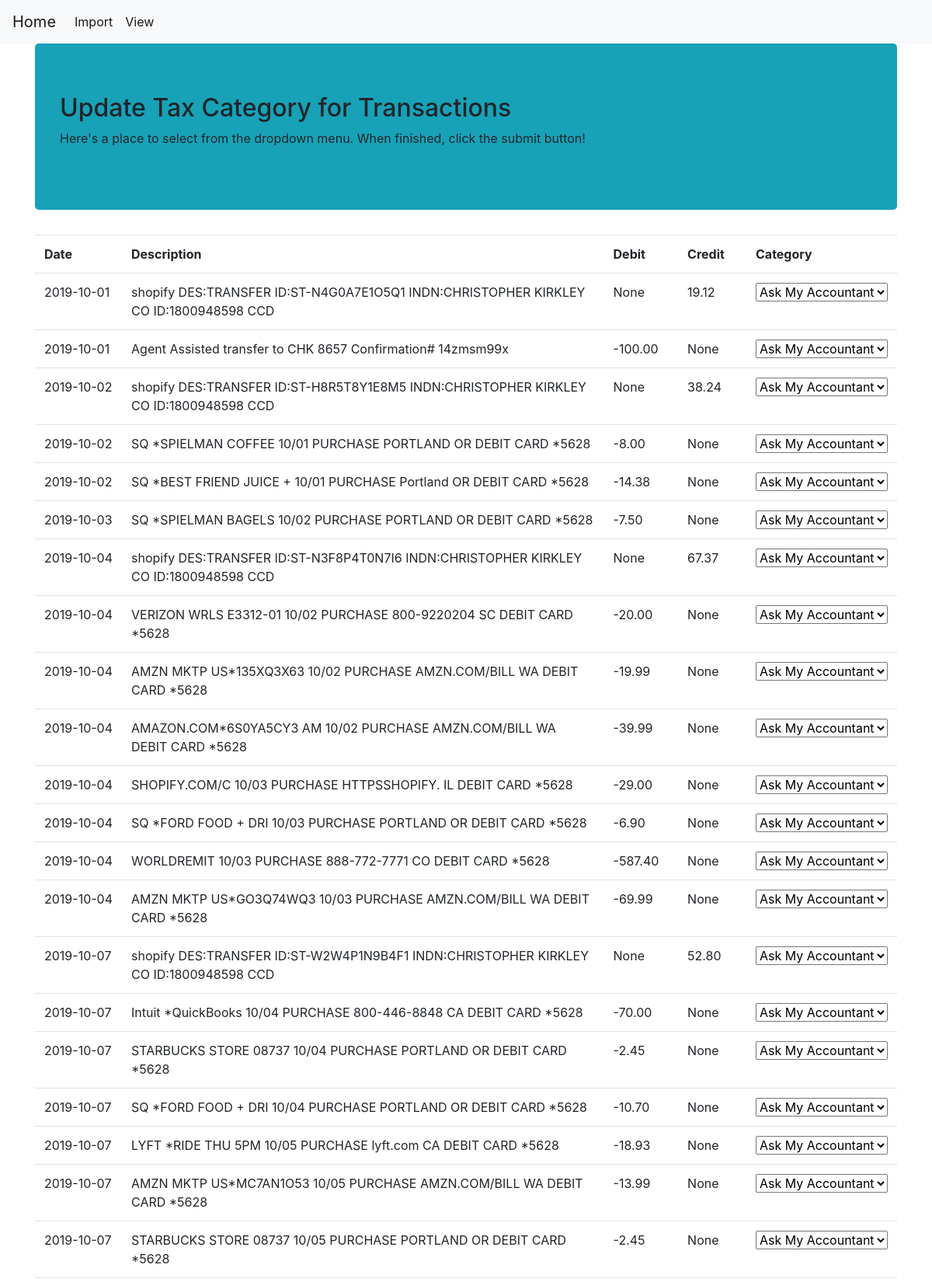
/view (upper part), run on the app's committed database.
### app/models.py (models this page shows)
class Statement(db.Model):
    __tablename__ = 'statement'
    id = db.Column(db.Integer, primary_key=True)
    date = db.Column(db.Date)
    description = db.Column(db.String(300))
    debit = db.Column(db.Numeric(10, 2))
    credit = db.Column(db.Numeric(10, 2))
    category = db.Column(db.String(300))

### app/views.py (the view, shortened to what this page needs)
@app.route('/view', methods=['get', 'post'])
def view_statement():
    def write_csv():
        """Function to export a CSV file from a query of table."""
        with open('export.csv', 'w') as f:
            out = csv.writer(f)
            out.writerow(['date', 'description', 'debit', 'credit', 'category'])
            for row in Statement.query.all():
                out.writerow([row.date, row.description, row.debit, row.credit, row.category])
    tax_categories = ['Ask My Accountant', 'Office', 'Computer', 'Shipping Supplies', ]
    """Run a query that selects all table."""
    query = Statement.query.all()
    """Action on submit."""
    return render_template('view.html', query=query, tax_categories=tax_categories)

### app/templates/view.html (shortened to what this page needs)
{% extends "base.html" %}
{% block content %}
<div class="jumbotron bg-info">
<h2>Update Tax Category for Transactions</h2>
<p>Here's a place to select from the dropdown menu. When finished, click the submit button!</p></div>
<table class="table">
    <th>Date</th>
    <th>Description</th>
    <th>Debit</th>
    <th>Credit</th>
    <th>Category</th>
    <form action="/view" method="post">
    {% for row in query %}
    <tr>
        <td nowrap="nowrap">{{ row.date }}</td>
        <td>{{ row.description }}</td>
        <td>{{ row.debit }}</td>
        <td>{{ row.credit }}</td>
        <td>
            <select name="text-{{ row.id }}">
                {% for tax_category in tax_categories %}
                <option value="{{ tax_category }}">{{ tax_category }}</option>
                {% endfor %}
            </select>
        </td>
    </tr>
    {% endfor %}
</table>
{% endblock %}

### app/templates/base.html (shortened to what this page needs)
<!DOCTYPE html>
<html>
<head>
<link rel="stylesheet" href="https://stackpath.bootstrapcdn.com/bootstrap/4.4.1/css/bootstrap.min.css">
</head>
    <body>
        <nav class="navbar navbar-expand-lg navbar-light bg-light">
          <a class="navbar-brand" href="/index">Home</a>
          <div class="collapse navbar-collapse" id="navbarSupportedContent">
            <ul class="navbar-nav mr-auto">
              <li class="nav-item active">
                <a class="nav-link" href="/import">Import</a>
              </li>
              <li class="nav-item active">
                <a class="nav-link" href="/view">View</a>
              </li>
            </ul>
          </div>
        </nav>
        <div class="container">
            {% block content %}{% endblock %}
        </div>
    </body>
</html>

### data on the page
Statement: date "2019-10-01", description "shopify DES:TRANSFER ID:ST-N4G0A7E1O5Q1 INDN:CHRISTOPHER KIRKLEY CO ID:1800948598 CCD", debit "None", credit "19.12", id "Ask My Accountant"
Statement: date "2019-10-01", description "Agent Assisted transfer to CHK 8657 Confirmation# 14zmsm99x", debit "-100.00", credit "None", id "Ask My Accountant"
Statement: date "2019-10-02", description "shopify DES:TRANSFER ID:ST-H8R5T8Y1E8M5 INDN:CHRISTOPHER KIRKLEY CO ID:1800948598 CCD", debit "None", credit "38.24", id "Ask My Accountant"
Statement: date "2019-10-02", description "SQ *SPIELMAN COFFEE 10/01 PURCHASE PORTLAND OR DEBIT CARD *5628", debit "-8.00", credit "None", id "Ask My Accountant"
Statement: date "2019-10-02", description "SQ *BEST FRIEND JUICE + 10/01 PURCHASE Portland OR DEBIT CARD *5628", debit "-14.38", credit "None", id "Ask My Accountant"
Statement: date "2019-10-03", description "SQ *SPIELMAN BAGELS 10/02 PURCHASE PORTLAND OR DEBIT CARD *5628", debit "-7.50", credit "None", id "Ask My Accountant"
Statement: date "2019-10-04", description "shopify DES:TRANSFER ID:ST-N3F8P4T0N7I6 INDN:CHRISTOPHER KIRKLEY CO ID:1800948598 CCD", debit "None", credit "67.37", id "Ask My Accountant"
Statement: date "2019-10-04", description "VERIZON WRLS E3312-01 10/02 PURCHASE 800-9220204 SC DEBIT CARD *5628", debit "-20.00", credit "None", id "Ask My Accountant"
Statement: date "2019-10-04", description "AMZN MKTP US*135XQ3X63 10/02 PURCHASE AMZN.COM/BILL WA DEBIT CARD *5628", debit "-19.99", credit "None", id "Ask My Accountant"
Statement: date "2019-10-04", description "AMAZON.COM*6S0YA5CY3 AM 10/02 PURCHASE AMZN.COM/BILL WA DEBIT CARD *5628", debit "-39.99", credit "None", id "Ask My Accountant"
Statement: date "2019-10-04", description "SHOPIFY.COM/C 10/03 PURCHASE HTTPSSHOPIFY. IL DEBIT CARD *5628", debit "-29.00", credit "None", id "Ask My Accountant"
Statement: date "2019-10-04", description "SQ *FORD FOOD + DRI 10/03 PURCHASE PORTLAND OR DEBIT CARD *5628", debit "-6.90", credit "None", id "Ask My Accountant"
Statement: date "2019-10-04", description "WORLDREMIT 10/03 PURCHASE 888-772-7771 CO DEBIT CARD *5628", debit "-587.40", credit "None", id "Ask My Accountant"
Statement: date "2019-10-04", description "AMZN MKTP US*GO3Q74WQ3 10/03 PURCHASE AMZN.COM/BILL WA DEBIT CARD *5628", debit "-69.99", credit "None", id "Ask My Accountant"
Statement: date "2019-10-07", description "shopify DES:TRANSFER ID:ST-W2W4P1N9B4F1 INDN:CHRISTOPHER KIRKLEY CO ID:1800948598 CCD", debit "None", credit "52.80", id "Ask My Accountant"
Statement: date "2019-10-07", description "Intuit *QuickBooks 10/04 PURCHASE 800-446-8848 CA DEBIT CARD *5628", debit "-70.00", credit "None", id "Ask My Accountant"
Statement: date "2019-10-07", description "STARBUCKS STORE 08737 10/04 PURCHASE PORTLAND OR DEBIT CARD *5628", debit "-2.45", credit "None", id "Ask My Accountant"
Statement: date "2019-10-07", description "SQ *FORD FOOD + DRI 10/04 PURCHASE PORTLAND OR DEBIT CARD *5628", debit "-10.70", credit "None", id "Ask My Accountant"
Statement: date "2019-10-07", description "LYFT *RIDE THU 5PM 10/05 PURCHASE lyft.com CA DEBIT CARD *5628", debit "-18.93", credit "None", id "Ask My Accountant"
Statement: date "2019-10-07", description "AMZN MKTP US*MC7AN1O53 10/05 PURCHASE AMZN.COM/BILL WA DEBIT CARD *5628", debit "-13.99", credit "None", id "Ask My Accountant"
Statement: date "2019-10-07", description "STARBUCKS STORE 08737 10/05 PURCHASE PORTLAND OR DEBIT CARD *5628", debit "-2.45", credit "None", id "Ask My Accountant"
